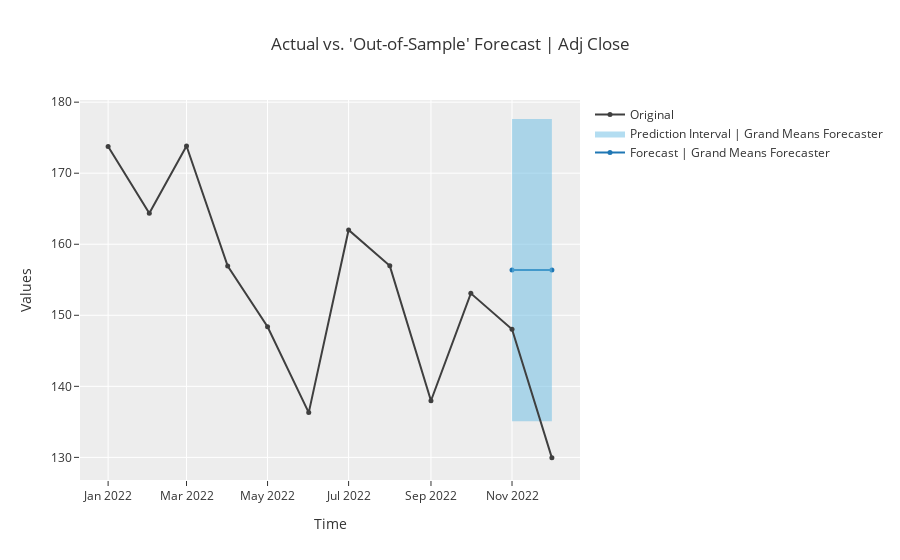
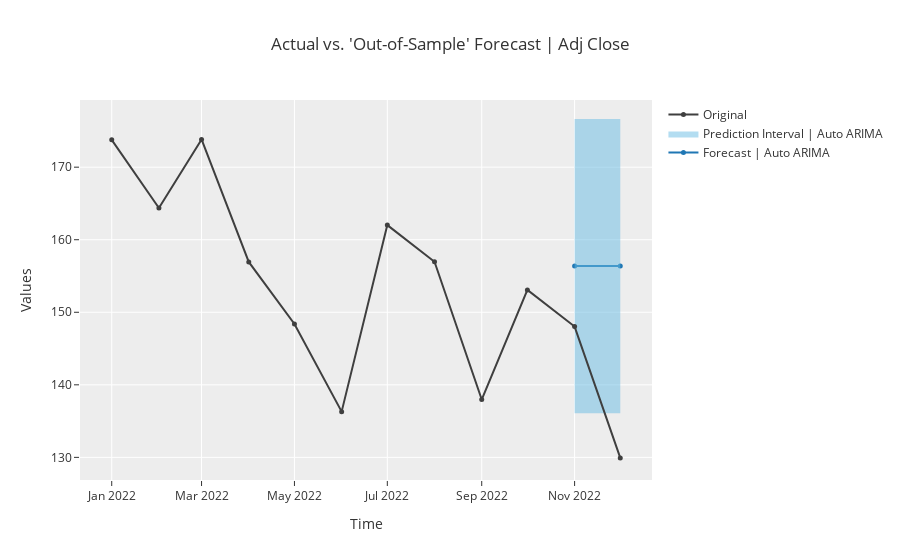
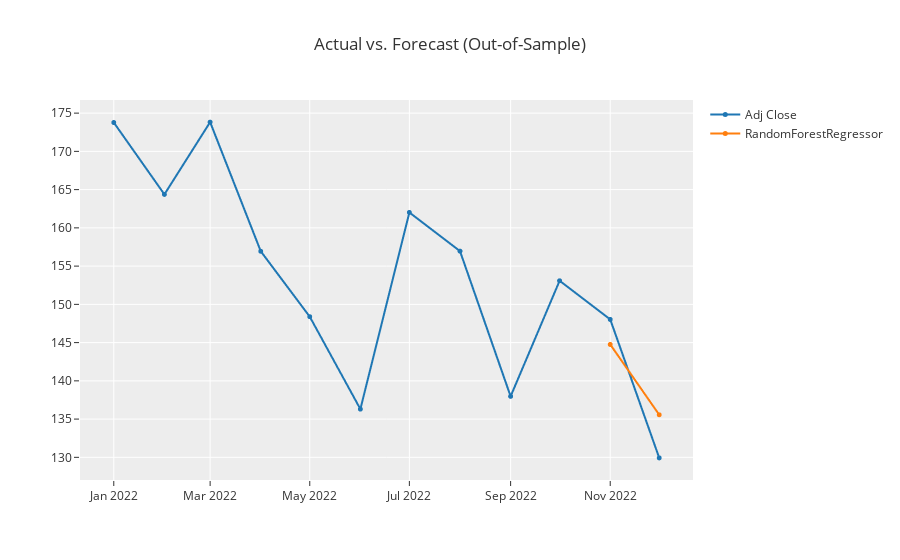
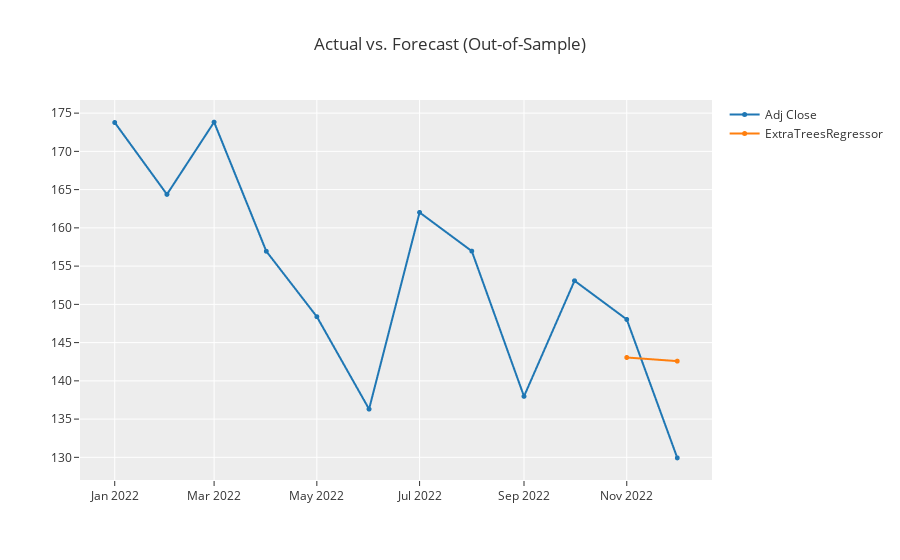

Write notebook code for charts like these, in order.
### Code cell
for model in top10:
    exp.plot_model(model)

### Figure 1 — Plotly figure (JSON) as saved in the notebook; plotly's stock layout.template omitted (floating-point values rounded to 4 significant figures)
{"data": [{"line": {"color": "#1f77b4"}, "marker": {"size": 5}, "mode": "lines+markers", "name": "Forecast | Grand Means Forecaster", "showlegend": true, "type": "scatter", "x": ["2022-11-01T00:00:00", "2022-12-01T00:00:00"], "y": [156.4, 156.4]}, {"line": {"width": 0}, "marker": {"color": "#68BBE3"}, "mode": "lines", "name": "Lower Interval", "showlegend": false, "type": "scatter", "x": ["2022-11-01T00:00:00", "2022-12-01T00:00:00"], "y": [135.1, 135.1]}, {"fill": "tonexty", "fillcolor": "rgba(104,187,227,0.5)", "line": {"width": 0}, "marker": {"color": "#68BBE3"}, "mode": "lines", "name": "Prediction Interval | Grand Means Forecaster", "showlegend": true, "type": "scatter", "x": ["2022-11-01T00:00:00", "2022-12-01T00:00:00"], "y": [177.6, 177.6]}, {"marker": {"color": "#3f3f3f", "size": 5}, "mode": "lines+markers", "name": "Original", "showlegend": true, "type": "scatter", "x": ["2022-01-01T00:00:00", "2022-02-01T00:00:00", "2022-03-01T00:00:00", "2022-04-01T00:00:00", "2022-05-01T00:00:00", "2022-06-01T00:00:00", "2022-07-01T00:00:00", "2022-08-01T00:00:00", "2022-09-01T00:00:00", "2022-10-01T00:00:00", "2022-11-01T00:00:00", "2022-12-01T00:00:00"], "y": [173.8, 164.4, 173.8, 156.9, 148.4, 136.3, 162.0, 157.0, 138.0, 153.1, 148.0, 129.9]}], "layout": {"showlegend": true, "title": {"text": "Actual vs. 'Out-of-Sample' Forecast | Adj Close"}, "xaxis": {"title": {"text": "Time"}}, "yaxis": {"title": {"text": "Values"}}}}

### Figure 2 — Plotly figure (JSON) as saved in the notebook; plotly's stock layout.template omitted (floating-point values rounded to 4 significant figures)
{"data": [{"line": {"color": "#1f77b4"}, "marker": {"size": 5}, "mode": "lines+markers", "name": "Forecast | Auto ARIMA", "showlegend": true, "type": "scatter", "x": ["2022-11-01T00:00:00", "2022-12-01T00:00:00"], "y": [156.4, 156.4]}, {"line": {"width": 0}, "marker": {"color": "#68BBE3"}, "mode": "lines", "name": "Lower Interval", "showlegend": false, "type": "scatter", "x": ["2022-11-01T00:00:00", "2022-12-01T00:00:00"], "y": [136.1, 136.1]}, {"fill": "tonexty", "fillcolor": "rgba(104,187,227,0.5)", "line": {"width": 0}, "marker": {"color": "#68BBE3"}, "mode": "lines", "name": "Prediction Interval | Auto ARIMA", "showlegend": true, "type": "scatter", "x": ["2022-11-01T00:00:00", "2022-12-01T00:00:00"], "y": [176.6, 176.6]}, {"marker": {"color": "#3f3f3f", "size": 5}, "mode": "lines+markers", "name": "Original", "showlegend": true, "type": "scatter", "x": ["2022-01-01T00:00:00", "2022-02-01T00:00:00", "2022-03-01T00:00:00", "2022-04-01T00:00:00", "2022-05-01T00:00:00", "2022-06-01T00:00:00", "2022-07-01T00:00:00", "2022-08-01T00:00:00", "2022-09-01T00:00:00", "2022-10-01T00:00:00", "2022-11-01T00:00:00", "2022-12-01T00:00:00"], "y": [173.8, 164.4, 173.8, 156.9, 148.4, 136.3, 162.0, 157.0, 138.0, 153.1, 148.0, 129.9]}], "layout": {"showlegend": true, "title": {"text": "Actual vs. 'Out-of-Sample' Forecast | Adj Close"}, "xaxis": {"title": {"text": "Time"}}, "yaxis": {"title": {"text": "Values"}}}}

### Figure 3 — Plotly figure (JSON) as saved in the notebook; plotly's stock layout.template omitted (floating-point values rounded to 4 significant figures)
{"data": [{"line": {"color": "rgb(31, 119, 180)", "width": 2}, "marker": {"color": "rgb(31, 119, 180)", "size": 5}, "mode": "lines+markers", "name": "Adj Close", "type": "scattergl", "x": ["2022-01-01T00:00:00", "2022-02-01T00:00:00", "2022-03-01T00:00:00", "2022-04-01T00:00:00", "2022-05-01T00:00:00", "2022-06-01T00:00:00", "2022-07-01T00:00:00", "2022-08-01T00:00:00", "2022-09-01T00:00:00", "2022-10-01T00:00:00", "2022-11-01T00:00:00", "2022-12-01T00:00:00"], "xaxis": "x", "y": [173.8, 164.4, 173.8, 156.9, 148.4, 136.3, 162.0, 157.0, 138.0, 153.1, 148.0, 129.9], "yaxis": "y"}, {"line": {"color": "rgb(255, 127, 14)", "width": 2}, "marker": {"color": "rgb(255, 127, 14)", "size": 5}, "mode": "lines+markers", "name": "RandomForestRegressor", "type": "scattergl", "x": ["2022-01-01T00:00:00", "2022-02-01T00:00:00", "2022-03-01T00:00:00", "2022-04-01T00:00:00", "2022-05-01T00:00:00", "2022-06-01T00:00:00", "2022-07-01T00:00:00", "2022-08-01T00:00:00", "2022-09-01T00:00:00", "2022-10-01T00:00:00", "2022-11-01T00:00:00", "2022-12-01T00:00:00"], "xaxis": "x", "y": [null, null, null, null, null, null, null, null, null, null, 144.8, 135.6], "yaxis": "y"}], "layout": {"showlegend": true, "title": {"text": "Actual vs. Forecast (Out-of-Sample)"}, "xaxis": {"anchor": "y", "domain": [0, 1]}, "yaxis": {"anchor": "x", "domain": [0, 1]}}}

### Figure 4 — Plotly figure (JSON) as saved in the notebook; plotly's stock layout.template omitted (floating-point values rounded to 4 significant figures)
{"data": [{"line": {"color": "rgb(31, 119, 180)", "width": 2}, "marker": {"color": "rgb(31, 119, 180)", "size": 5}, "mode": "lines+markers", "name": "Adj Close", "type": "scattergl", "x": ["2022-01-01T00:00:00", "2022-02-01T00:00:00", "2022-03-01T00:00:00", "2022-04-01T00:00:00", "2022-05-01T00:00:00", "2022-06-01T00:00:00", "2022-07-01T00:00:00", "2022-08-01T00:00:00", "2022-09-01T00:00:00", "2022-10-01T00:00:00", "2022-11-01T00:00:00", "2022-12-01T00:00:00"], "xaxis": "x", "y": [173.8, 164.4, 173.8, 156.9, 148.4, 136.3, 162.0, 157.0, 138.0, 153.1, 148.0, 129.9], "yaxis": "y"}, {"line": {"color": "rgb(255, 127, 14)", "width": 2}, "marker": {"color": "rgb(255, 127, 14)", "size": 5}, "mode": "lines+markers", "name": "ExtraTreesRegressor", "type": "scattergl", "x": ["2022-01-01T00:00:00", "2022-02-01T00:00:00", "2022-03-01T00:00:00", "2022-04-01T00:00:00", "2022-05-01T00:00:00", "2022-06-01T00:00:00", "2022-07-01T00:00:00", "2022-08-01T00:00:00", "2022-09-01T00:00:00", "2022-10-01T00:00:00", "2022-11-01T00:00:00", "2022-12-01T00:00:00"], "xaxis": "x", "y": [null, null, null, null, null, null, null, null, null, null, 143.1, 142.6], "yaxis": "y"}], "layout": {"showlegend": true, "title": {"text": "Actual vs. Forecast (Out-of-Sample)"}, "xaxis": {"anchor": "y", "domain": [0, 1]}, "yaxis": {"anchor": "x", "domain": [0, 1]}}}
